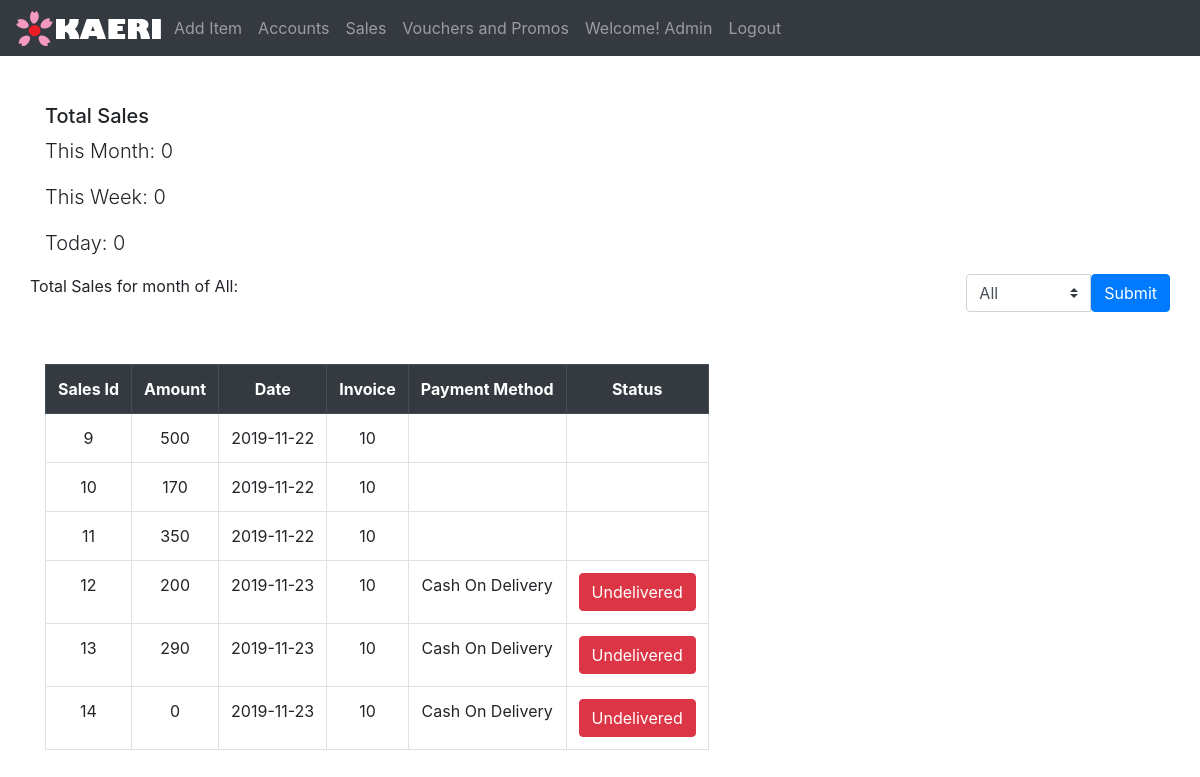
Before: /admin/sales.php (signed in) with the older database file.
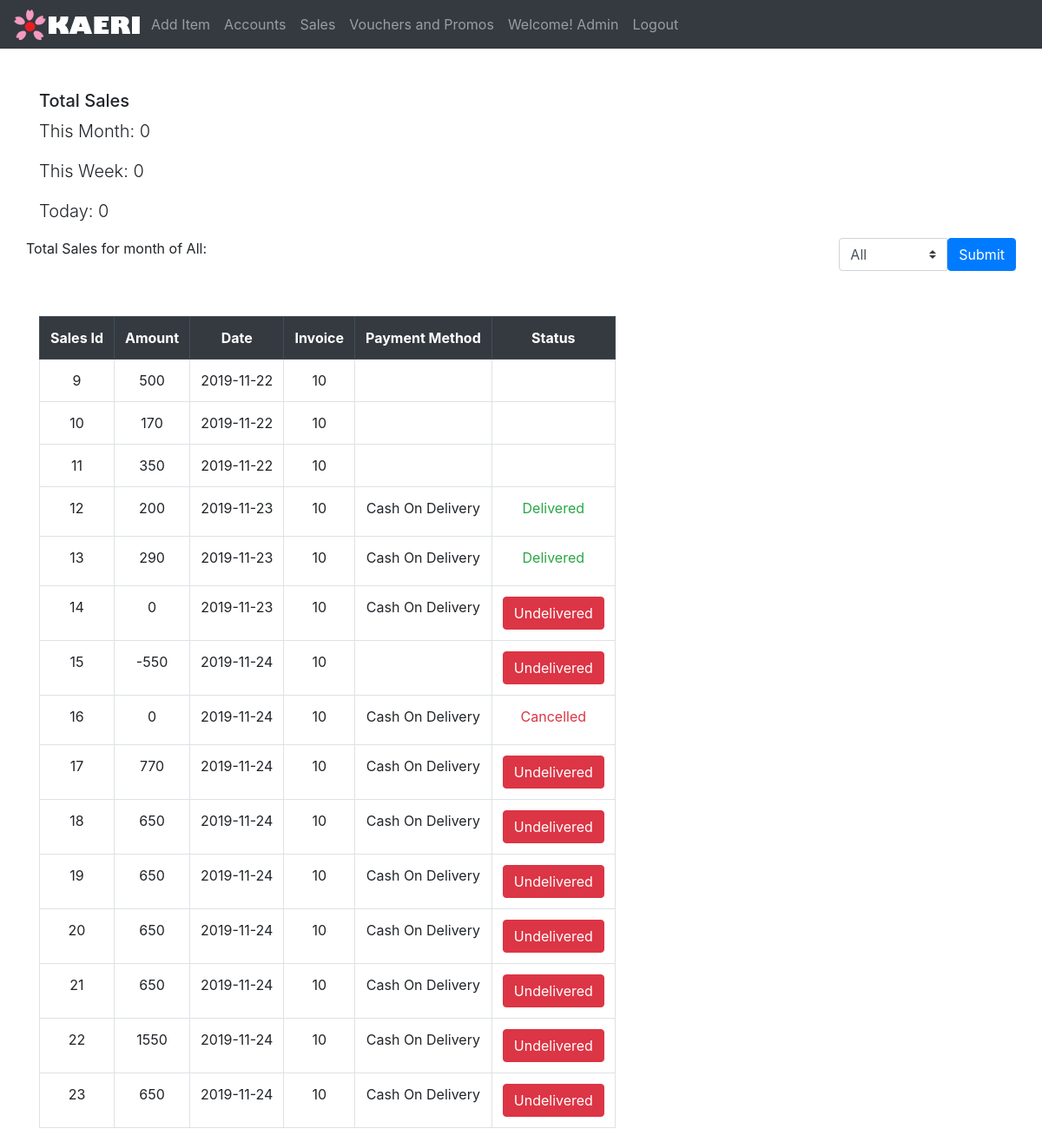
After: the same page with the newer database file.
### tables this page shows
CREATE TABLE `sales` (
  `salesID` int(20) NOT NULL,
  `amount` int(7) NOT NULL,
  `salesDate` date NOT NULL,
  `invoice` int(7) NOT NULL,
  `paymentMethod` varchar(16) NOT NULL,
  `deliveryStatus` varchar(16) NOT NULL
);

### admin/sales.php (the view, shortened to what the changed rows need)
<?php
include('../connection.php');
if(empty($_SESSION['userID'])){
    echo "<script>window.location.href='../login.php';</script>";
}else{
    if($_SERVER ["REQUEST_METHOD"] == "POST"){
        $SelectedMonth = $_POST['month'];
        if($SelectedMonth=='All'){
            $salesSql = "SELECT * FROM sales";
            echo "i have value";
        }else if($SelectedMonth=='January'){
            $startMonth = date('Y').'-1-1';
            $endMonth = date('Y').'-1-31';
            $salesSql = "SELECT * FROM sales Where salesDate BETWEEN '$startMonth' and '$endMonth'";
        }else if($SelectedMonth=='February'){
            $startMonth = date('Y').'-2-1';
            $endMonth = date('Y').'-2-31';
            $salesSql = "SELECT * FROM sales Where salesDate BETWEEN '$startMonth' and '$endMonth'";
        }else if($SelectedMonth=='March'){
            $startMonth = date('Y').'-3-1';
            $endMonth = date('Y').'-3-31';
            $salesSql = "SELECT * FROM sales Where salesDate BETWEEN '$startMonth' and '$endMonth'";
        }else if($SelectedMonth=='April'){
            $startMonth = date('Y').'-4-1';
            $endMonth = date('Y').'-4-31';
            $salesSql = "SELECT * FROM sales Where salesDate BETWEEN '$startMonth' and '$endMonth'";
        }else if($SelectedMonth=='May'){
            $startMonth = date('Y').'-5-1';
            $endMonth = date('Y').'-5-31';
            $salesSql = "SELECT * FROM sales Where salesDate BETWEEN '$startMonth' and '$endMonth'";
        }else if($SelectedMonth=='June'){
            $startMonth = date('Y').'-6-1';
            $endMonth = date('Y').'-6-31';
            $salesSql = "SELECT * FROM sales Where salesDate BETWEEN '$startMonth' and '$endMonth'";
        }else if($SelectedMonth=='July'){
            $startMonth = date('Y').'-7-1';
            $endMonth = date('Y').'-7-31';
            $salesSql = "SELECT * FROM sales Where salesDate BETWEEN '$startMonth' and '$endMonth'";
        }else if($SelectedMonth=='August'){
            $startMonth = date('Y').'-8-1';
            $endMonth = date('Y').'-8-31';
            $salesSql = "SELECT * FROM sales Where salesDate BETWEEN '$startMonth' and '$endMonth'";
        }else if($SelectedMonth=='September'){
            $startMonth = date('Y').'-9-1';
            $endMonth = date('Y').'-9-31';
            $salesSql = "SELECT * FROM sales Where salesDate BETWEEN '$startMonth' and '$endMonth'";
        }else if($SelectedMonth=='October'){
            $startMonth = date('Y').'-10-1';
            $endMonth = date('Y').'-10-31';
            $salesSql = "SELECT * FROM sales Where salesDate BETWEEN '$startMonth' and '$endMonth'";
        }else if($SelectedMonth=='November'){
            $startMonth = date('Y').'-11-1';
            $endMonth = date('Y').'-11-31';
            $salesSql = "SELECT * FROM sales Where salesDate BETWEEN '$startMonth' and '$endMonth'";
        }else if($SelectedMonth=='December'){
            $startMonth = date('Y').'-12-1';
            $endMonth = date('Y').'-12-31';
            $salesSql = "SELECT * FROM sales Where salesDate BETWEEN '$startMonth' and '$endMonth'";
        }
    }else{
        $salesSql = "SELECT * FROM sales";
    }
}
?>
<!DOCTYPE html>
<html lang="en">
<head>
    <?php include('css.php');?>
</head>
<body>
        <?php include('nav.php');?>
    <section class="container">
        <center>
        <div id="table" class="table-responsive mt-5">
            <table class="table table-responsive table-bordered text-center">
                <tr class="thead-dark">
                    <th>
                        Sales Id
                    </th>
                    <th>
                        Amount
                    </th>
                    <th>
                        Date
                    </th>
                    <th>
                        Invoice
                    </th>
                    <th>
                        Payment Method
                    </th>
                    <th>
                        Status
                    </th>
                </tr>
                <?php
                    $salesQuery = mysqli_query($connection,$salesSql);
                    if($salesQuery->num_rows > 0 ){
                        while($row = $salesQuery->fetch_assoc()){
                            $salesID = $row['salesID'];
                            $salesAmount = $row['amount'];
                            $salesDate = $row['salesDate'];
                            $salesInvoice = $row['invoice'];
                            $salesPaymentMethod = $row['paymentMethod'];
                            $salesStatus = $row['deliveryStatus'];
                ?>
                    <tr>
                        <td>
                            <?php echo $salesID; ?>
                        </td>
                        <td>
                            <?php echo $salesAmount; ?>
                        </td>
                        <td>
                            <?php echo $salesDate; ?>
                        </td>
                        <td>
                            <?php echo $salesInvoice; ?>
                        </td>
                        <td>
                            <?php echo $salesPaymentMethod; ?>
                        </td>
                        <td>
                            <?php
                                if($salesStatus == "Delivered"){
                                    echo '<label class="text-success text-center">Delivered</label>';
                                }else if($salesStatus == "Undelivered"){
                                    echo '<form action="deliveryStatus.php" method="post">
                                    <input type="hidden" name="dStatus" id="dStatus" value="'.$salesID.'">
                                    <input type="hidden" name="dInvoice" id="dInvoice" value="'.$salesInvoice.'">
                                    <button class="btn btn-danger">Undelivered</button>
                                    </form>';
                                }else if($salesStatus == "Cancelled"){
                                    echo '<label class="text-danger text-center">Cancelled</label>';
                                }
                            ?>
                        </td>
                    </tr>
                <?php
                        }
                    }
                ?>
            </table>
        </div>
        </center>
    </section>
</body>
</html>

Changed rows visible on the page:
changed sales id 12: deliveryStatus "Undelivered" → "Delivered"
changed sales id 13: deliveryStatus "Undelivered" → "Delivered"
added sales: salesID "15", amount "-550", salesDate "2019-11-24", invoice "10"
added sales: salesID "16", amount "0", salesDate "2019-11-24", invoice "10", paymentMethod "Cash On Delivery", deliveryStatus "Cancelled"
added sales: salesID "17", amount "770", salesDate "2019-11-24", invoice "10", paymentMethod "Cash On Delivery"
added sales: salesID "18", amount "650", salesDate "2019-11-24", invoice "10", paymentMethod "Cash On Delivery"
added sales: salesID "19", amount "650", salesDate "2019-11-24", invoice "10", paymentMethod "Cash On Delivery"
added sales: salesID "20", amount "650", salesDate "2019-11-24", invoice "10", paymentMethod "Cash On Delivery"
added sales: salesID "21", amount "650", salesDate "2019-11-24", invoice "10", paymentMethod "Cash On Delivery"
added sales: salesID "22", amount "1550", salesDate "2019-11-24", invoice "10", paymentMethod "Cash On Delivery"
added sales: salesID "23", amount "650", salesDate "2019-11-24", invoice "10", paymentMethod "Cash On Delivery"
